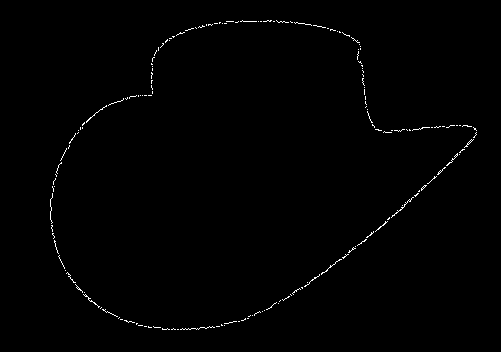
#> input picture ImageProcessing/Contour.png, 501 x 352 px
$ python Descriptors.py Contour.png 3 Contour.png
#> lines starting #> are read from the running program, lines starting #| are printed output that depends on the picture; after the words box and inside, x2 and y2 are one past the last pixel; in counts of white or black regions, pixels touching at a corner belong together; long printed decimals are rounded
#! /usr/bin/python

import numpy as n
import cv2
import sys

from math import *
from queue import *

def fourier(Vec, Freq):
    Exp = -2 * pi * Freq / len(Vec)
    Each = [Vec[I] * (cos(Exp * I) + (sin(Exp * I) * 1j)) for I in range(len(Vec))]
    return sum(Each) / len(Vec)

def invFourier(Vec, M, Top):
    Exp = 2 * pi * M / len(Vec)
    Each = [Vec[I] * (cos(Exp * I) + (sin(Exp * I) * 1j)) for I in range(Top)]
    #Each = [Vec[abs(I-int(Top/2.0))] * (cos(Exp * (I-int(Top/2.0))) + sin(Exp * (I-int(Top/2.0))) * 1j) for I in range(Top)]
    return sum(Each)

def distance(P1, P2):
    return abs(P1[0] - P2[0]) + abs(P1[1] - P2[1])

def reorganize(Positions, Last):
    Proc = {}
    for I in range(len(Positions[0])):
        Cur = n.ravel(Positions[:, I])
        if (not Cur[0] in Proc):
            Line = Positions[:, Positions[0] == Cur[0]]
            Dist = distance(Last, Cur)
            IDist = distance(Last, n.ravel(Line[:, ::-1][:, 0]))
            if (IDist < Dist):
                Positions[:, Positions[0] == Cur[0]] = Line[:, ::-1]
            Proc[Cur[0]] = True
        Last = Cur
    return Positions


def clockWise(Edges):
    Center = n.argwhere(Edges == 255)
    Center = Center.sum(0) / len(Center)
    Border = n.array(n.where(Edges == 255))

    print(Center)
    Left = Border[:, Border[1] <= Center[1]]
    Left = Left[:, n.argsort(Left[0])[::-1]]
    Right = Border[:, Border[1] > Center[1]]
    Right = Right[:, n.argsort(Right[0])]


    print(Left)
    Left = reorganize(Left, n.ravel(Right[:, ::-1][:, 0]))
    print(Left)
    Right = reorganize(Right, n.ravel(Left[:, ::-1][:, 0]))

    return n.concatenate((Right, Left), 1)

ImgName = sys.argv[1]
DescNum = int(sys.argv[2])
#Threshold = int(sys.argv[3])


Img = cv2.imread(ImgName, 0)
#> Img: shape (352, 501); 0.65% white in thin lines or dots, all inside (x1, y1, x2, y2) = (50, 20, 477, 330)
Img[Img > 127] = 255;
Img[Img <= 127] = 0;
Img[Img == 255] = 50;
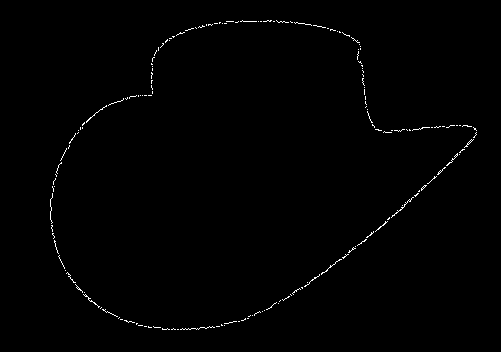
#> Img: shape (352, 501); values 0 (black) and 50 (white), 0.65% white in thin lines or dots, all inside (x1, y1, x2, y2) = (50, 20, 477, 330)
Img[Img == 0] = 255;
Img[Img == 50] = 0;

print(Img.shape)
#| (352, 501)

#Scale = int(Img.shape[0] / 500)
#Img = Img[::Scale, ::Scale]
Width, Height = Img.shape
#> Width = 352; Height = 501


print(Img)
#> (printed output is left out)
Edges = cv2.Canny(Img, Width, Height)
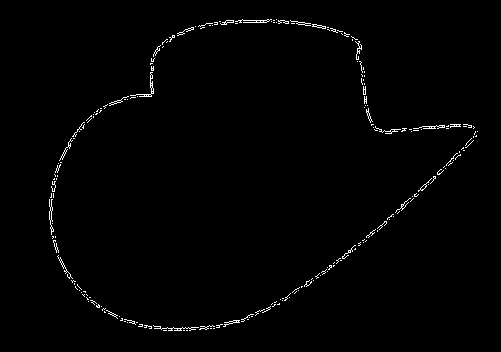
#> Edges: shape (352, 501); 1.1% white in thin lines or dots, all inside (x1, y1, x2, y2) = (49, 19, 478, 331)
#Edges = n.where(Edges == 255)
IEdges = n.argwhere(Edges == 255)
#> IEdges = 1931 pairs, first value 19 to 330, second value 49 to 477
Edges = clockWise(Edges)
#> in clockWise, `Center = n.argwhere(Edges == 255)`: Center has the same summary as IEdges outside clockWise
#> in clockWise, `Center = Center.sum(0) / len(Center)`: Center = [166.5, 246.7]
#| [166.460 246.654]
#> (printed output is left out)
#> the loop in reorganize, `for I in range(len(Positions[0])):` made 973 passes
#> (Cur, Dist, IDist, Last) on pass 37: ([328, 162], 34, 6, [328, 190])
#> (Line, Dist, IDist) on passes 227, 232, 234, 237, 241, 245: ([[318, 318, 318, 318, 318], [121, 117, 245, 122, 244]], 123, 2), ([[317, 317], [246, 116]], 126, 6), ([[316, 316, 316], [119, 115, 114]], 128, 133), ([[315, 315, 315, 315], [117, 116, 113, 112]], 4, 3), ([[314, 314, 314, 314], [110, 111, 114, 115]], 8, 3), ([[313, 313, 313, 313], [113, 109, 108, 112]], 4, 3)
#> after the loop in reorganize, `for I in range(len(Positions[0])):`: Proc = 295 items
#> (printed output is left out)
#> the loop in reorganize (call 2), `for I in range(len(Positions[0])):` made 958 passes
#> (Cur, Dist, IDist, Last) on pass 36: ([21, 288], 35, 33, [21, 286])
#> (Line, Dist, IDist) on passes 1, 156, 161, 174, 177, 180: ([[19, 19, 19, 19, 19], [267, 268, 270, 271, 276]], 25, 34), ([[29, 29, 29, 29, 29], [327, 328, 333, 334, 335]], 4, 6), ([[30, 30, 30, 30, 30, 30], [338, 337, 335, 329, 331, 332]], 4, 4), ([[32, 32, 32], [336, 337, 344]], 6, 4), ([[33, 33, 33], [341, 344, 345]], 6, 10), ([[34, 34, 34, 34, 34], [348, 347, 349, 342, 346]], 4, 2)
#Edges = Edges[::-1]
'''
for I in IEdges:
    Found = Edges[:, Edges[:, Edges[0] == I[0]][1] == I[1]]
    if (Found.size == 0):
        print(Edges[:, Edges[0] == I[0]])
        print(Edges[:, Edges[:, Edges[0] == I[0]][1] == I[1]])
        print(I)

String = ""
for I in range(len(Edges[0])):
    String = String + str(Edges[:, I])
print(String)
print(Edges)
'''

Complex = n.zeros(Img.shape, n.complex)
Complex = [Edges[0][I] + Edges[1][I] * 1j for I in range(len(Edges[0]))]
#> Complex = 1931 items
print(len(Complex))
#| 1931


'''
FourierField = [fourier(Complex, I) for I in range(len(Complex))]
print(FourierField[Threshold::])
FourierField[Threshold:] = n.repeat(0 + 0j, len(FourierField[Threshold:]))
print(len(FourierField))
Edges = [invFourier(FourierField, I, DescNum) for I in range(len(FourierField))]
print(len(Edges))
'''
FromZeroT = floor(DescNum / 2)
ToZeroT = len(Complex) - FromZeroT
#> ToZeroT = 1930
if (DescNum % 2 == 1):
    ToZeroT = ToZeroT-1
#> ToZeroT = 1929

Fourier = n.fft.fft(Complex)
Fourier[FromZeroT:ToZeroT] = 0
print(Fourier[FromZeroT:ToZeroT])
#> (printed output is left out)
print(FromZeroT, ":", ToZeroT)
#| 1 : 1929
IFourier = n.fft.ifft(Fourier)


Contour = n.zeros(Img.shape)
for I in IFourier:
    X = int(I.real)
    Y = int(I.imag)
    if (Y < Height) and (X < Width) and (Y >= 0) and (X >= 0):
        Contour[X, Y] = 255
#> this loop made 1931 passes
#> (X, Y) on passes 1 to 3: (10, 241), (11, 241), (11, 242)
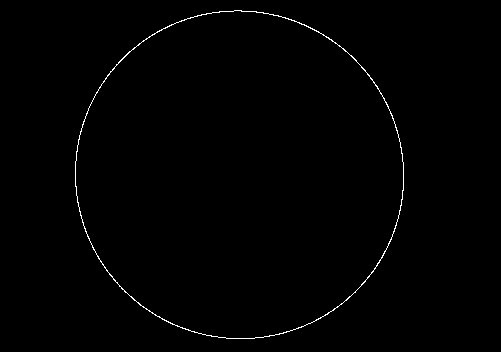
#> Contour: shape (352, 501) float64; 0.65% white in thin lines or dots, all inside (x1, y1, x2, y2) = (75, 10, 404, 339)

Contour = n.uint8(Contour)

cv2.imshow(ImgName, Img)
cv2.imshow("Contour.png", Contour)
cv2.waitKey(0)
cv2.destroyAllWindows()
